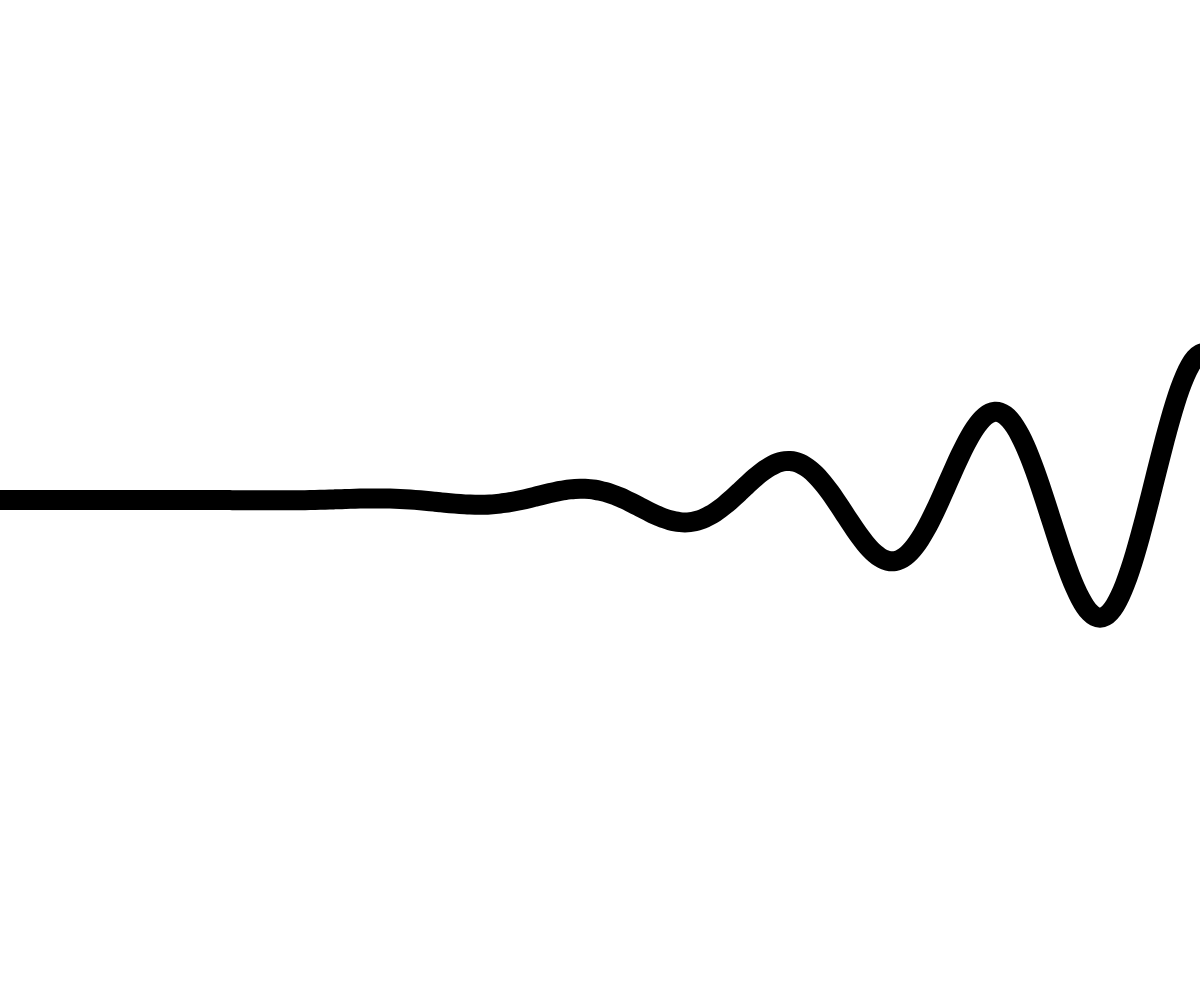
Frame 1 (no input)
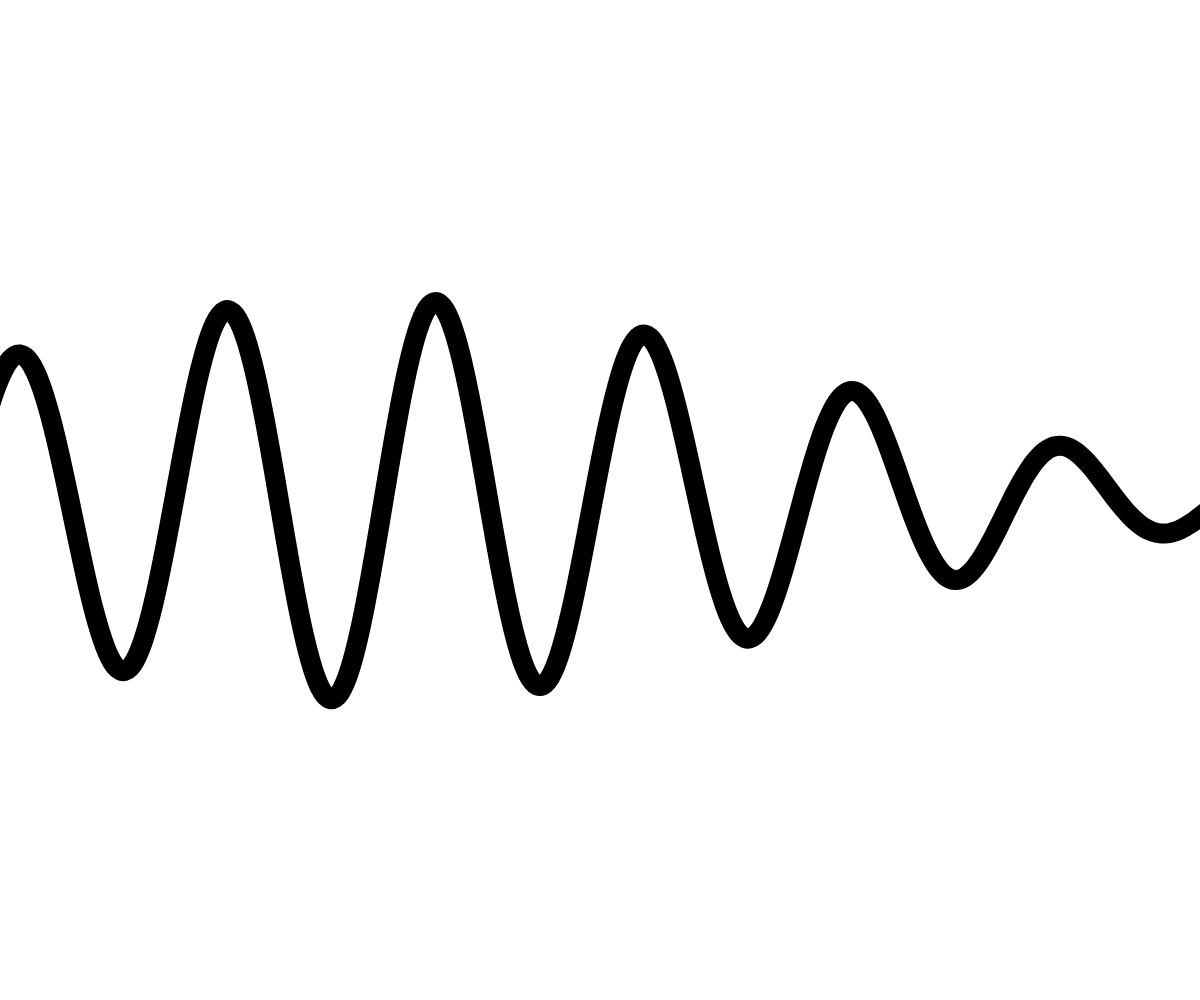
Frame 60 (no input)
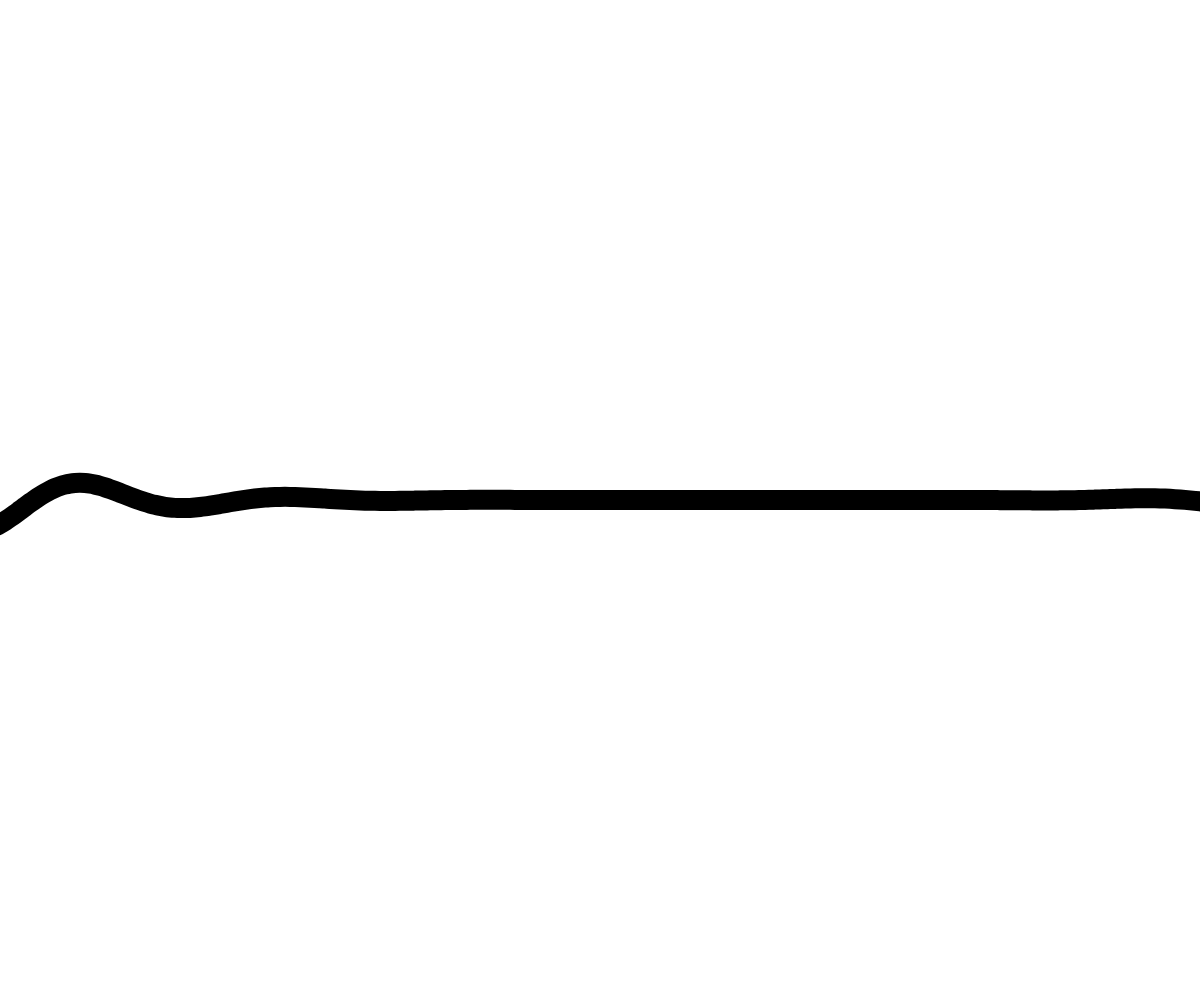
Frame 120 (the mouse pressed at the canvas centre since frame 60)

The p5.js sketch that drew these frames (run headless with seeded random() and noise() and a simulated clock; from frame 60 on, the mouse is pressed at the canvas centre):

// p5.js sketch
// ── sketch.js
var colors;
var type;

function setup() {
  createCanvas(windowWidth, windowHeight);

  colors = [
    color(255,255, 255)
  ];

  type = 0;
}

function draw() {
  blendMode(BLEND);

  if(type == 0) {
    background(255);
    blendMode(EXCLUSION);
  } else {
    background(0);
    blendMode(SCREEN);
  }
  noFill();
  strokeWeight(20);
  for(var i = 0; i < 1; i++) {
    stroke(colors[i]);
    beginShape();
    for(var w = -20; w < width + 20; w += 5) {
      var h = height / 2;
      h += 200 * sin(w * 0.03 + frameCount * 0.07 + i * TWO_PI / 3) * pow(abs(sin(w * 0.001 + frameCount * 0.02)), 5);
      curveVertex(w, h);
    }
    endShape();
  }

}
